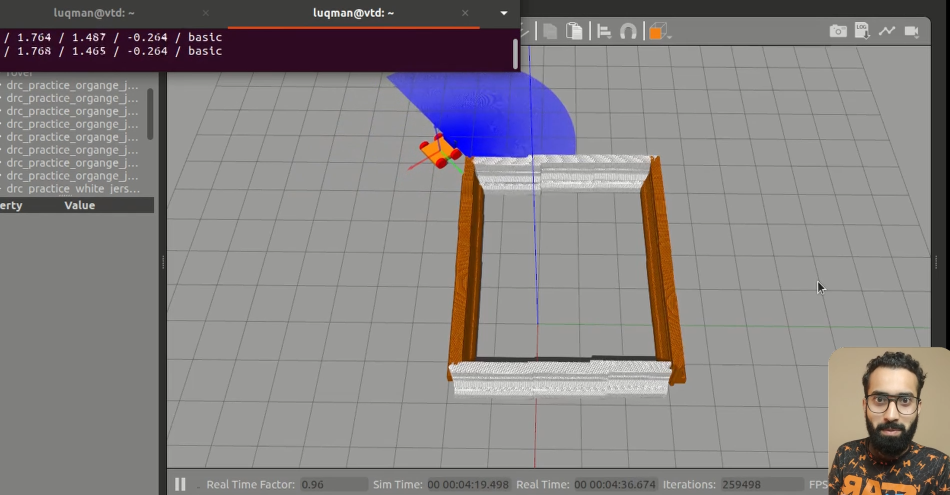
#> input picture src/prius_line_following/prius_line_following/testing scripts/image.png, 1899 x 990 px (shown at 1/2 size)
$ python lane_detect_frame_.py
#> lines starting #> are read from the running program, lines starting #| are printed output that depends on the picture; after the words box and inside, x2 and y2 are one past the last pixel; in counts of white or black regions, pixels touching at a corner belong together
####
# - Main purpse is Process A single frame to extract
#   line and frame mid points using image processing techniques
# - This scripts is Simple opencv Python based no ROS involved
#


#
###

import cv2
import numpy

## Reading the image
image = cv2.imread('image.png')
#> image is the input picture: shape (990, 1899, 3); mean B, G, R 130.2, 129.4, 133.7

    ##### Segmentation
## Defining the color Upper bound and Lower bound limits to extract
light_line = numpy.array([ 100,100,100])
dark_line = numpy.array([200,200,200])
mask = cv2.inRange(image, light_line,dark_line)
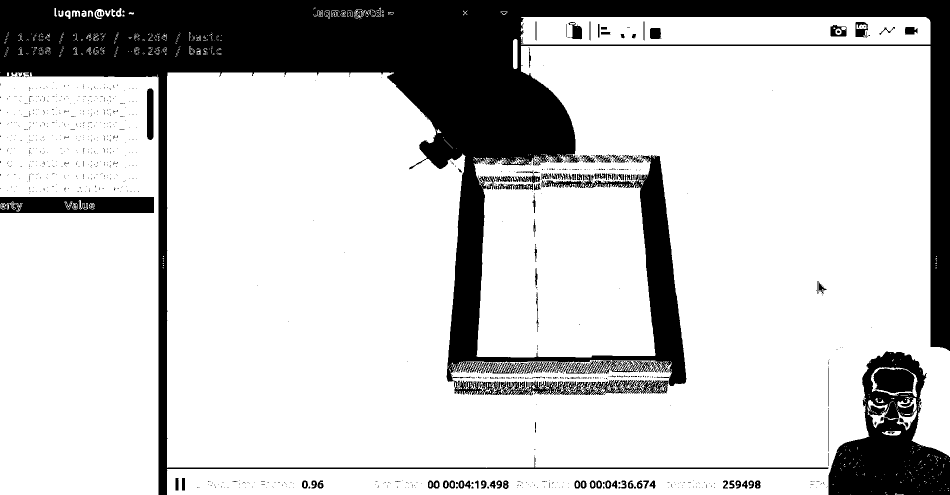
#> mask: shape (990, 1899) (shown at 1/2 size); 78.7% white; 1052 black regions (936 under 20 px), largest, box (x1, y1, x2, y2) and area: (0, 0, 1899, 990) 335195, (1657, 703, 1899, 990) 39069, (0, 394, 308, 426) 9211

    ##### Boundaries Extraction
## applying the canny edge dector function
canny= cv2.Canny(mask,40,10)
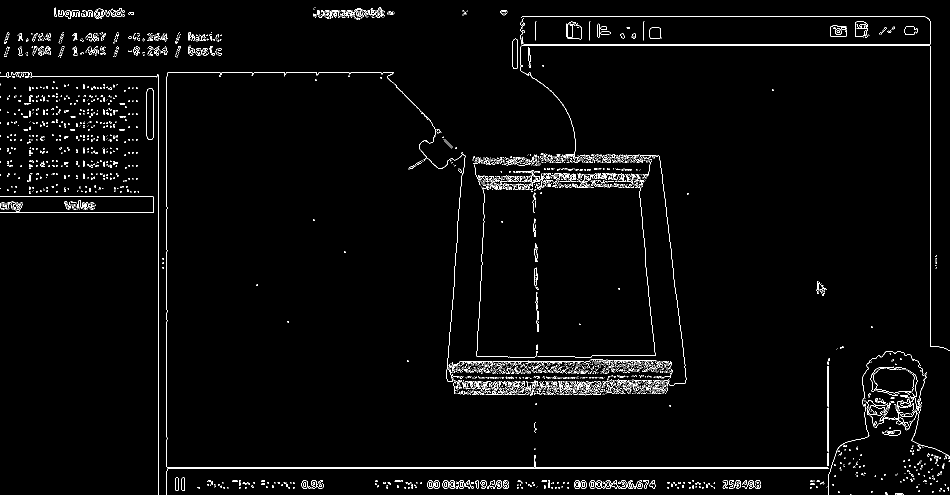
#> canny: shape (990, 1899) (shown at 1/2 size); 2.2% white in thin lines or dots
## Cropping the image
r1=150;c1=0
img = canny[r1:r1+240,c1:c1+640]
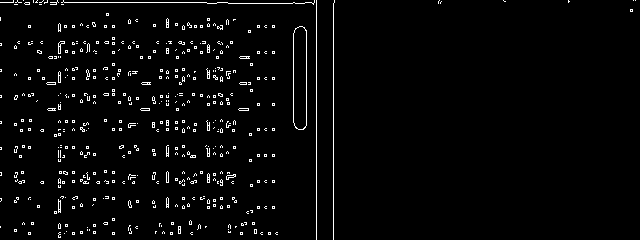
#> img: shape (240, 640); 3% white in thin lines or dots


   ##### Finding Line  Mid point
## Visually finding the perfect Row to fix for mid points
## by setting all values to be light
edge=[]
for i in range (639):
    if(img[160,i]==255):
        edge.append(i)
#> after the loop, edge = [58, 60, 249, 251, 316, 333]
print(edge)
#| [58, 60, 249, 251, 316, 333]

## We only need two points # one from left line # second from right line
# When values are 4
if(len(edge)==4):
    edge[0]=edge[0]
    edge[1]=edge[2]
## When Values are 3 and if they are 2 we donot need to process them
## If the values of pixels is greater then 5 then they are adjecent to eachother
if(len(edge)==3):
    for i in range(len(edge)):
        if(edge[1]-edge[0] > 5): ## meaning idx(0) and idx(1) are ok [193, 506, 507 ]
            edge[0]=edge[0]
            edge[1]=edge[1]
        else:#[193, 194, 507 ]
            edge[0]=edge[0]
            edge[1]=edge[2]
## Apllying a white pixel to final line mid point found
mid_area=(edge[1]-edge[0])
#> mid_area = 2
mid_point= +edge[0] + (mid_area/2)
#> mid_point = 59
img[160,int(mid_point)]=255
#> img: shape (240, 640); 3% white in thin lines or dots


    ##### Finding Frame Mid point
frame_mid = 639/2


    ##### Controlling the car process
## Although it is not applying velocites yet but we will print things on the
# Screen to see the output
error=frame_mid-mid_point
#> error = 260.5

if(error < 0):## go left
    action="Go Right"
else :
    action="Go Left"


## More apparent mid frame pixel by setting upper and lower pixels to be white
img[160,int(frame_mid)]=255
#> img: shape (240, 640); 3% white in thin lines or dots
img[159,int(frame_mid)]=255
#> img: shape (240, 640); 3% white in thin lines or dots
img[161,int(frame_mid)]=255
#> img: shape (240, 640); 3% white in thin lines or dots
## Writing on the Frame as output for better understanding
f_image = cv2.putText(img, action, (50,50), cv2.FONT_HERSHEY_SIMPLEX, 1, (255,0,), 2, cv2.LINE_AA)


print("Error",error,"  /  Frame_mid",frame_mid,"  /  Mid_point",mid_point)
#| Error 260.5   /  Frame_mid 319.5   /  Mid_point 59.0


cv2.imshow('output image',f_image)


cv2.waitKey(0)
cv2.destroyAllWindows()
